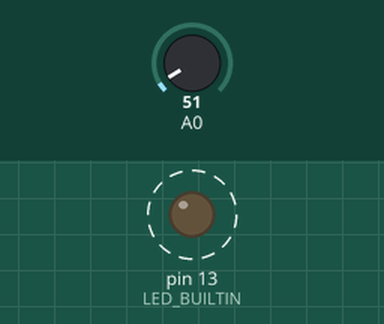
Simulated run of this sketch. Board: Arduino Uno, built with avr-gcc and run on an emulated ATmega328P. On the bench: output pins drawn as LEDs (lit = HIGH). Dashed ring = blinking. The inputs (shaded band) are chosen by the test bench; at power-on: A0 = 51.

Above: at 1.3 s.
1.4 s: A0 set to 71
At 1.9 s:
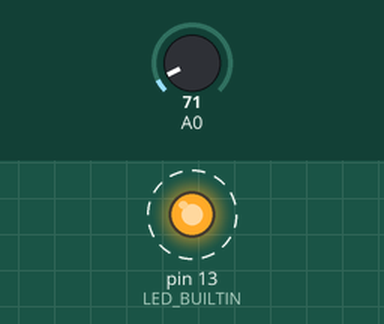
4.4 s: A0 set to 61
At 4.62 s:
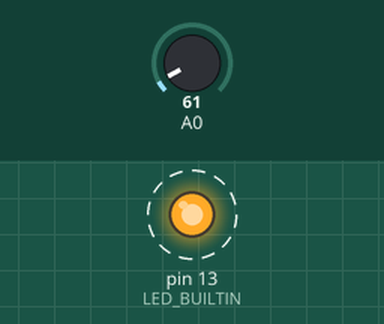
Timing chart, 0 to 13.4 s (numbered marks = the images above; inputs shaded):
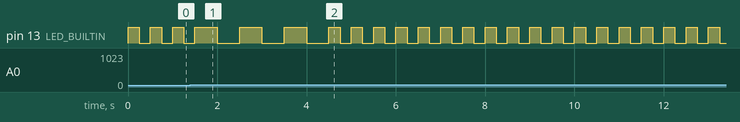

Measured:
- after the input at 1.4 s, pin 13 (LED_BUILTIN): alternates HIGH for 0.50 s and LOW for 0.50 s, starting after 0.60 s
- after the input at 4.4 s, pin 13 (LED_BUILTIN): alternates HIGH for 0.25 s and LOW for 0.25 s, starting after 0.35 s
- by itself, pin 13 (LED_BUILTIN): alternates HIGH for 0.25 s and LOW for 0.25 s

The sketch:

tempsensor.ino
```cpp
#define DELAY_LOW 250
#define DELAY_HIGH 500

void setup() {
  Serial.begin(9600);
  pinMode(LED_BUILTIN, OUTPUT);
}

void loop() {
  int dacVal = analogRead(A0);
  float analogVoltage = (dacVal * 5.0) / 1023; // 0 - 1023 --> 0 - 5v
  float temp = (analogVoltage / 10) * 1000; // LM35 adds 10mV every degree rise in temperature

  // Blink LED based on analog voltage
  if (temp < 30) {
    digitalWrite(LED_BUILTIN, HIGH);
    _delay_ms(DELAY_LOW);
    digitalWrite(LED_BUILTIN, LOW);
    _delay_ms(DELAY_LOW);
  }
  else if (temp > 30) {
    digitalWrite(LED_BUILTIN, HIGH);
    _delay_ms(DELAY_HIGH);
    digitalWrite(LED_BUILTIN, LOW);
    _delay_ms(DELAY_HIGH);
  }
}
```
